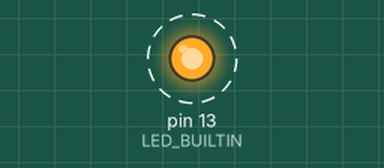
Bench run of a sketch on a simulated Arduino Uno, built with avr-gcc and run on an emulated ATmega328P. On the bench: output pins drawn as LEDs (lit = HIGH). Dashed ring = blinking.

Above: at 0.5 s.
Timing chart, 0 to 4.6 s (numbered marks = the images above):
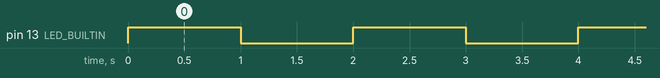

Measured:
- by itself, pin 13 (LED_BUILTIN): alternates HIGH for 1.0 s and LOW for 1.0 s

The sketch:

third_FSM.ino
```cpp
/*
   COLOMBIA ARDUINO AND RASPBERRY PI DAY
   Example Script to create finite state machines

   Based on three great website posts

   John Santic
   http://johnsantic.com/comp/state.html

   Jacob Beningo
   https://www.edn.com/electronics-blogs/embedded-basics/4406821/Function-pointers---Part-3--State-machines

   Joonas Pihlajamaa
   http://codeandlife.com/2013/10/06/tutorial-state-machines-with-c-callbacks/

   Speaker:
   Jose Garcia @Ubidots Hardware and Software Developer
*/


/***********************************
   STATE MACHINE SETUP
 ***********************************/

/*
   State machine valid states
*/
typedef enum {
  LED_ON,
  LED_OFF,
  NUM_STATES
} StateType;

/*
   State machine table structure
*/

typedef struct {
  StateType State;

  // Create the function pointer
  void (*function)(void);
} StateMachineType;


/*
    Initial SM state and functions declaration
*/

StateType SmState = LED_ON;

void Sm_LED_ON();
void Sm_LED_OFF();

/*
   LookUp table with states and functions to execute
*/

StateMachineType StateMachine[] =
{
  {LED_ON, Sm_LED_ON},
  {LED_OFF, Sm_LED_OFF}
};

/*
   Custom State Functions routines
*/

void Sm_LED_ON() {
  // Custom Function Code
  digitalWrite(LED_BUILTIN, HIGH);
  delay(1000);

  // Move to next state
  SmState = LED_OFF;
}

void Sm_LED_OFF() {
  // Custom Function Code
  digitalWrite(LED_BUILTIN, LOW);
  delay(1000);

  // Move to next state
  SmState = LED_ON;
}

/*
   Main function state change routine
*/

void Sm_Run(void) {
  // Makes sure that the actual state is valid
  if (SmState < NUM_STATES) {
    (*StateMachine[SmState].function) ();
  }
  else {
    // Error exception code
    Serial.println("[ERROR] Not valid state");
  }
}

/***********************************
   MAIN ARDUINO FUNCTIONS
 ***********************************/

void setup() {
  // put your setup code here, to run once:
  pinMode(LED_BUILTIN, OUTPUT);
}

void loop() {
  // put your main code here, to run repeatedly:
  Sm_Run();
}
```
